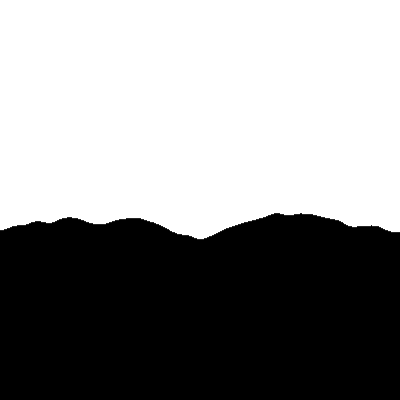
Frame 1 (no input)
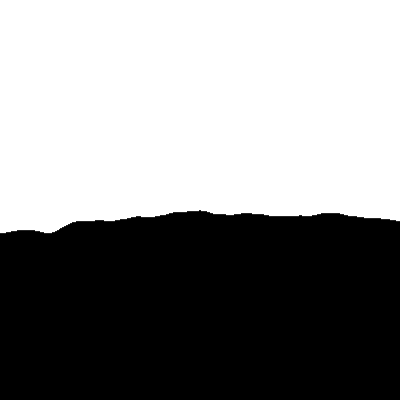
Frame 60 (the mouse pressed at the canvas centre just before this capture)
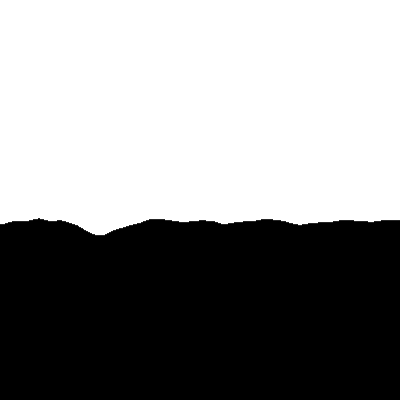
Frame 120 (the mouse held since frame 60 and released just before this capture)

The Processing sketch that drew these frames (run headless with seeded random() and noise(); from frame 60 on, the mouse is pressed at the canvas centre):

// Processing sketch: e038_xyz_noise
// ── e038_xyz_noise.pde
float time = 0;

void setup() {
  size(400, 400);
}

void draw() {
  background(255);
  
  float x = 0;

  while (x < width) {
    line(x, 200 + 50 * noise(x / 100, time), x, height);
    x = x + 1;
  }
  
  time = time + 0.02;
}
